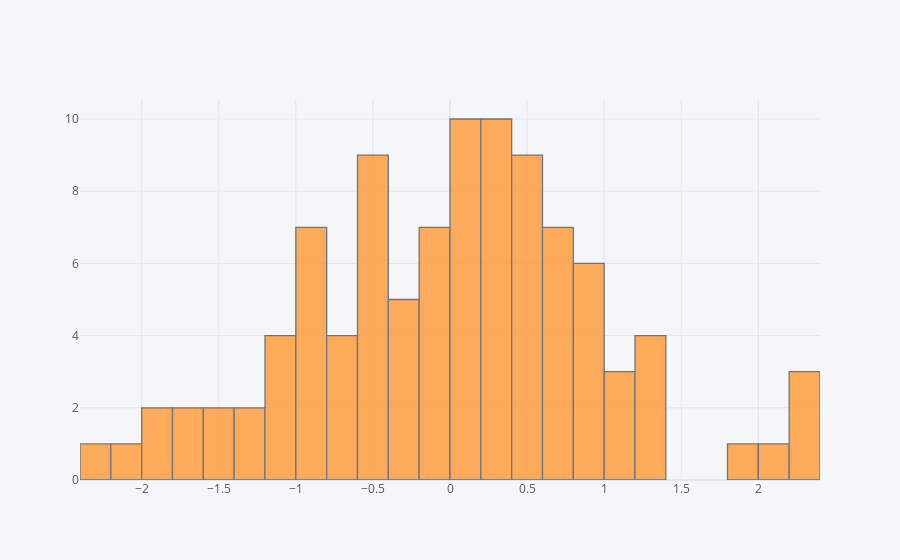

Notebook code for this chart:
### Markdown cell above
## histogram

### Code cell
df['A'].iplot(kind='hist',bins=25)

### Figure 1 — Plotly figure (JSON) as saved in the notebook; plotly's stock layout.template omitted (floating-point values rounded to 4 significant figures)
{"data": [{"histfunc": "count", "histnorm": "", "marker": {"color": "rgba(255, 153, 51, 1.0)", "line": {"color": "#4D5663", "width": 1.3}}, "name": "A", "nbinsx": 25, "opacity": 0.8, "orientation": "v", "type": "histogram", "x": [-1.371, -0.4446, 0.2119, 0.1219, 0.2311, -2.079, -1.413, 1.323, 2.211, 0.3672, 0.7051, -0.9054, -0.7376, -0.4226, 0.6645, -0.08736, -0.5814, 0.07163, 0.152, 1.233, 0.3672, -1.008, -0.5005, 0.4229, 0.6464, 0.2139, 0.1714, 1.995, 0.4322, 0.7393, 0.5414, 0.3198, -0.01737, -1.086, -1.193, 1.1, 2.206, -1.667, -0.08506, -0.02951, 0.4881, -0.5287, 0.311, -0.9944, -0.2847, 0.2556, -1.956, 0.3884, 1.102, -0.4215, 0.2442, 0.4649, 0.4866, 0.7259, 0.6662, 2.301, 0.5104, -0.0672, 0.9902, 0.9954, -0.3609, -0.8463, 2.023, -1.94, -0.09965, -0.6415, 0.09127, -0.7604, -1.471, -1.773, 0.7124, 0.818, 0.1398, -1.19, 1.355, -0.9863, 0.07714, 0.9666, -0.8837, 0.03118, -0.4542, -0.306, -0.3182, -0.8299, 0.5502, -2.243, 0.9644, 0.4083, -0.4727, 0.1581, -1.248, 0.9421, 0.07985, 1.377, -0.1742, -0.8619, -0.7438, 1.072, -0.2917, -0.4723]}], "layout": {"barmode": "overlay", "legend": {"bgcolor": "#F5F6F9", "font": {"color": "#4D5663"}}, "paper_bgcolor": "#F5F6F9", "plot_bgcolor": "#F5F6F9", "title": {"font": {"color": "#4D5663"}}, "xaxis": {"gridcolor": "#E1E5ED", "showgrid": true, "tickfont": {"color": "#4D5663"}, "title": {"font": {"color": "#4D5663"}, "text": ""}, "zerolinecolor": "#E1E5ED"}, "yaxis": {"gridcolor": "#E1E5ED", "showgrid": true, "tickfont": {"color": "#4D5663"}, "title": {"font": {"color": "#4D5663"}, "text": ""}, "zerolinecolor": "#E1E5ED"}}}
